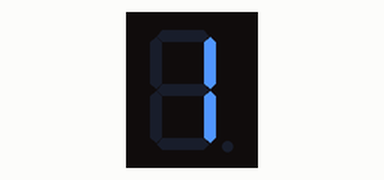
A sketch run on a simulated Arduino Uno, built with avr-gcc and run on an emulated ATmega328P. On the bench: 1-digit seven-segment display. Wiring (inferred from the names in the program): 1-digit 7-segment display, segments lit when HIGH: segments pin 7, pin 6, pin 5, pin 11, pin 10, pin 8, pin 9, pin 4. The segment pins are drawn as the display they are named for.

Above: at 0.1 s.
At 1.1 s:
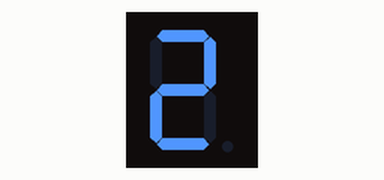
At 2.1 s:
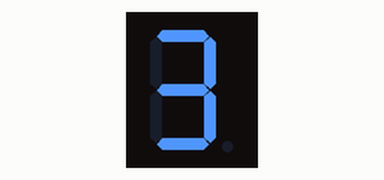
At 4.1 s:
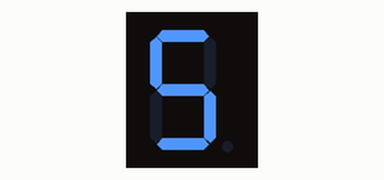
At 6.1 s:
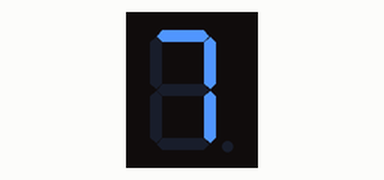
At 8.1 s:
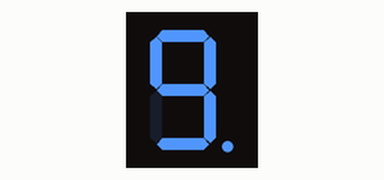

Measured:
- by itself, everything shown: repeats every 9.0 s, in 9 steps
- what the display in image 1 shows lasts 1.0 s, from 1.0 s to 2.0 s

The sketch:

code15.ino
```cpp
int a=7;//digital IO port 7 connecte a section on nixie tube
int b=6;//digital IO port 6 connecte b section on nixie tube
int c=5;// digital IO port 5 connecte c section on nixie tube
int d=11;// digital IO port 11 connecte d section on nixie tube
int e=10;// digital IO port 10 connecte e section on nixie tube
int f=8;//digital IO port 8 connecte f section on nixie tube
int g=9;// digital IO port 9 connecte g section on nixie tube
int dp=4;// digital IO port 9 connecte dp section on nixie tube
void digital_1(void) //display 1
{
	unsigned char j;
	digitalWrite(c,HIGH);//Light e section
	digitalWrite(b,HIGH);//Light b section
	for(j=7;j<=11;j++)//port 7~11a,f,g,e,d section pull low
		digitalWrite(j,LOW);
	digitalWrite(dp,LOW);// decimal point is not light
}
void digital_2(void) //display 2
{
unsigned char j;
digitalWrite(b,HIGH);
digitalWrite(a,HIGH);
for(j=9;j<=11;j++)
digitalWrite(j,HIGH);
digitalWrite(dp,LOW);
digitalWrite(c,LOW);
digitalWrite(f,LOW);
}
void digital_3(void) //display 3
{
unsigned char j;
digitalWrite(g,HIGH);
digitalWrite(d,HIGH);
for(j=5;j<=7;j++)
digitalWrite(j,HIGH);
digitalWrite(dp,LOW);
digitalWrite(f,LOW);
digitalWrite(e,LOW);
}
void digital_4(void) //display 4
{
digitalWrite(c,HIGH);
digitalWrite(b,HIGH);
digitalWrite(f,HIGH);
digitalWrite(g,HIGH);
digitalWrite(dp,LOW);
digitalWrite(a,LOW);
digitalWrite(e,LOW);
digitalWrite(d,LOW);
}
void digital_5(void) //display 5
{
unsigned char j;
for(j=7;j<=9;j++)
digitalWrite(j,HIGH);
digitalWrite(c,HIGH);
digitalWrite(d,HIGH);
digitalWrite(dp,LOW);
digitalWrite(b,LOW);
digitalWrite(e,LOW);
}
void digital_6(void) //dispaly 6
{
unsigned char j;
for(j=7;j<=11;j++)
digitalWrite(j,HIGH);
digitalWrite(c,HIGH);
digitalWrite(dp,LOW);
digitalWrite(b,LOW);
}
void digital_7(void) //display 7
{
unsigned char j;
for(j=5;j<=7;j++)
digitalWrite(j,HIGH);
digitalWrite(dp,LOW);
for(j=8;j<=11;j++)
digitalWrite(j,LOW);
}
void digital_8(void) //display 8
{
unsigned char j;
for(j=5;j<=11;j++)
digitalWrite(j,HIGH);
digitalWrite(dp,LOW);
}

void digital_9(void) //display 9
{
digitalWrite(a,HIGH);
digitalWrite(b,HIGH);
digitalWrite(c,HIGH);
digitalWrite(d,HIGH);
digitalWrite(e,LOW);
digitalWrite(f,HIGH);
digitalWrite(g,HIGH);
digitalWrite(dp,HIGH);
}
void setup()
{
	int i;
	for(i=4;i<=11;i++)
		pinMode(i,OUTPUT);//set port 4-11 is output
}
void loop()
{
  while(1)
  {
    digital_1();//display 1
    delay(1000);//display 1s
    digital_2();//display 2
    delay(1000);
    digital_3();//display 3
    delay(1000);
    digital_4();//display 4
    delay(1000);
    digital_5();//display 5
    delay(1000);
    digital_6();//display 6
    delay(1000);
    digital_7();//display 7
    delay(1000);
    digital_8();//display 8
    delay(1000);
    digital_9();//display 9
    delay(1000);
  }
}
```
